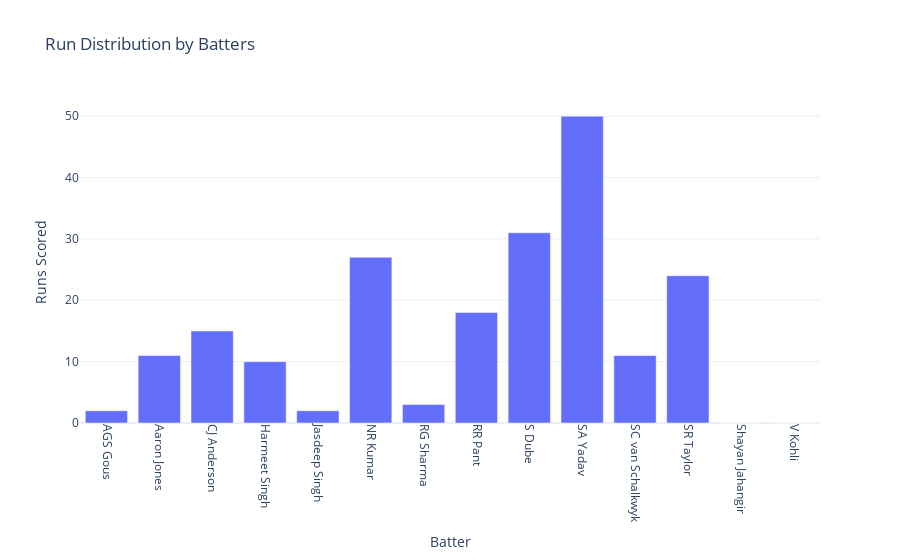

The notebook cell this image was saved under:
### Code cell
#Runs Distribution by batters:
import plotly.express as px

fig = px.bar(
    batter_sats,
    x=batter_sats.index,
    y='Runs',
    title='Run Distribution by Batters',
    labels={'x': 'Batter', 'Runs': 'Runs Scored'},
    template='plotly_white'
)

fig.update_layout(
    xaxis_title='Batter',
    yaxis_title='Runs Scored',
    xaxis=dict(tickangle=90)
)

fig.show()

### Figure 1 — Plotly figure (JSON) as saved in the notebook; plotly's stock layout.template omitted (floating-point values rounded to 4 significant figures)
{"data": [{"alignmentgroup": "True", "hovertemplate": "batter=%{x}<br>Runs Scored=%{y}<extra></extra>", "legendgroup": "", "marker": {"color": "#636efa", "pattern": {"shape": ""}}, "name": "", "offsetgroup": "", "orientation": "v", "showlegend": false, "textposition": "auto", "type": "bar", "x": ["AGS Gous", "Aaron Jones", "CJ Anderson", "Harmeet Singh", "Jasdeep Singh", "NR Kumar", "RG Sharma", "RR Pant", "S Dube", "SA Yadav", "SC van Schalkwyk", "SR Taylor", "Shayan Jahangir", "V Kohli"], "xaxis": "x", "y": [2, 11, 15, 10, 2, 27, 3, 18, 31, 50, 11, 24, 0, 0], "yaxis": "y"}], "layout": {"barmode": "relative", "legend": {"tracegroupgap": 0}, "title": {"text": "Run Distribution by Batters"}, "xaxis": {"anchor": "y", "domain": [0, 1], "tickangle": 90, "title": {"text": "Batter"}}, "yaxis": {"anchor": "x", "domain": [0, 1], "title": {"text": "Runs Scored"}}}}
